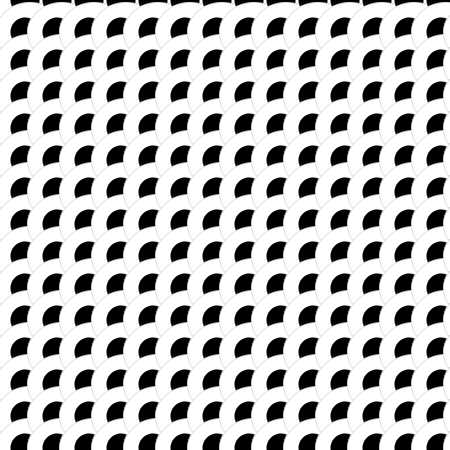
Frame 1 (no input)
Frame 60 (the mouse pressed at the canvas centre just before this capture): identical to frame 1, image omitted
Frame 120 (the mouse held since frame 60 and released just before this capture): identical to frame 1, image omitted

The Processing sketch that drew this single still picture (run headless with seeded random() and noise(); from frame 60 on, the mouse is pressed at the canvas centre):

// Processing sketch: processing_28974
// ── processing_28974.pde

/*
 Kamee Bentley
 16th May 2011
 ART443R
 */
// { imaginary opening code block for global variables

// global variables

int xPos = 225;  // data type | variable name = value
int yPos = 225;

void setup() {  // opening code block
  size(450, 450);

  // local variables
  int stageWidth = width;
  int stageHeight = height;
  println("stageHeight is " + stageHeight);  //


  smooth();
  stroke(0, 0, 0);
  strokeWeight(0);
  fill(0, 0, 0);
}  // closing code block

void draw() {

  background(255, 255, 255);

  xPos = 300;  // update the global variable xPos to 300
  int diameter = 29;  // create local variable for circle diameter to 29

    // loop to create each column
  for (int cols = 0; cols < 15; cols++) {
    // nested loop to create rows for each column
    for (int rows = 0; rows < 15; rows++) {
      drawTile(32 * cols, 32 * rows, diameter);
    }
  }
}

void drawTile(int xPos, int yPos, int d) {
  fill(0, 0, 0);
  ellipse(xPos + 25, yPos + 0, d, d);
  fill(255, 255, 255);
  ellipse(xPos + 30, yPos + 32, 70, 60);
}

//} imaginary closing code block for global variables
